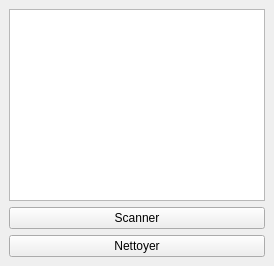
<?xml version="1.0" encoding="UTF-8"?>
<ui version="4.0">
 <class>MainWindow</class>
 <widget class="QMainWindow" name="MainWindow">
  <widget class="QWidget" name="centralwidget">
   <layout class="QVBoxLayout" name="verticalLayout">
    <item>
     <widget class="QListWidget" name="fileListWidget"/>
    </item>
    <item>
     <widget class="QPushButton" name="scanButton">
      <property name="text">
       <string>Scanner</string>
      </property>
     </widget>
    </item>
    <item>
     <widget class="QPushButton" name="cleanButton">
      <property name="text">
       <string>Nettoyer</string>
      </property>
     </widget>
    </item>
   </layout>
  </widget>
 </widget>
 <resources/>
 <connections/>
</ui>
